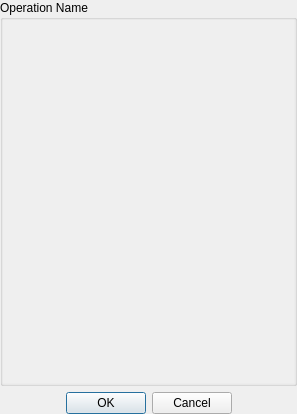
<?xml version="1.0" encoding="UTF-8"?>
<ui version="4.0">
 <class>mafOperationWidget</class>
 <widget class="QWidget" name="mafOperationWidget">
  <property name="geometry">
   <rect>
    <x>0</x>
    <y>0</y>
    <width>297</width>
    <height>414</height>
   </rect>
  </property>
  <property name="sizePolicy">
   <sizepolicy hsizetype="Expanding" vsizetype="Preferred">
    <horstretch>0</horstretch>
    <verstretch>0</verstretch>
   </sizepolicy>
  </property>
  <property name="minimumSize">
   <size>
    <width>250</width>
    <height>50</height>
   </size>
  </property>
  <property name="maximumSize">
   <size>
    <width>16777215</width>
    <height>16777215</height>
   </size>
  </property>
  <property name="windowTitle">
   <string>Form</string>
  </property>
  <layout class="QGridLayout" name="gridLayout_4">
   <property name="margin">
    <number>0</number>
   </property>
   <item row="0" column="0">
    <layout class="QGridLayout" name="gridLayout_2">
     <item row="0" column="0">
      <widget class="QGroupBox" name="boxOperation">
       <property name="sizePolicy">
        <sizepolicy hsizetype="Expanding" vsizetype="Expanding">
         <horstretch>0</horstretch>
         <verstretch>0</verstretch>
        </sizepolicy>
       </property>
       <property name="title">
        <string>Operation Name</string>
       </property>
       <property name="flat">
        <bool>true</bool>
       </property>
       <property name="checkable">
        <bool>false</bool>
       </property>
       <layout class="QGridLayout" name="gridLayout">
        <property name="margin">
         <number>0</number>
        </property>
        <item row="0" column="0">
         <layout class="QGridLayout" name="gridLayout_3">
          <item row="0" column="0">
           <widget class="QScrollArea" name="scrollArea">
            <property name="frameShape">
             <enum>QFrame::NoFrame</enum>
            </property>
            <property name="horizontalScrollBarPolicy">
             <enum>Qt::ScrollBarAlwaysOff</enum>
            </property>
            <property name="widgetResizable">
             <bool>true</bool>
            </property>
            <property name="alignment">
             <set>Qt::AlignLeading|Qt::AlignLeft|Qt::AlignVCenter</set>
            </property>
            <widget class="QWidget" name="scrollAreaWidgetContents">
             <property name="geometry">
              <rect>
               <x>0</x>
               <y>0</y>
               <width>277</width>
               <height>339</height>
              </rect>
             </property>
             <property name="sizePolicy">
              <sizepolicy hsizetype="Expanding" vsizetype="Expanding">
               <horstretch>0</horstretch>
               <verstretch>0</verstretch>
              </sizepolicy>
             </property>
             <property name="autoFillBackground">
              <bool>true</bool>
             </property>
             <layout class="QVBoxLayout" name="verticalLayout">
              <item>
               <layout class="QVBoxLayout" name="verticalLayoutOperation"/>
              </item>
             </layout>
            </widget>
           </widget>
          </item>
         </layout>
        </item>
       </layout>
      </widget>
     </item>
     <item row="1" column="0">
      <widget class="QDialogButtonBox" name="buttonOkCancel">
       <property name="toolTip">
        <string>Press Ok to start the operation, Cancel to close it.</string>
       </property>
       <property name="standardButtons">
        <set>QDialogButtonBox::Cancel|QDialogButtonBox::Ok</set>
       </property>
       <property name="centerButtons">
        <bool>true</bool>
       </property>
      </widget>
     </item>
    </layout>
   </item>
  </layout>
 </widget>
 <resources/>
 <connections>
  <connection>
   <sender>buttonOkCancel</sender>
   <signal>accepted()</signal>
   <receiver>mafOperationWidget</receiver>
   <slot>close()</slot>
   <hints>
    <hint type="sourcelabel">
     <x>85</x>
     <y>295</y>
    </hint>
    <hint type="destinationlabel">
     <x>86</x>
     <y>315</y>
    </hint>
   </hints>
  </connection>
  <connection>
   <sender>buttonOkCancel</sender>
   <signal>rejected()</signal>
   <receiver>mafOperationWidget</receiver>
   <slot>close()</slot>
   <hints>
    <hint type="sourcelabel">
     <x>178</x>
     <y>293</y>
    </hint>
    <hint type="destinationlabel">
     <x>184</x>
     <y>344</y>
    </hint>
   </hints>
  </connection>
  <connection>
   <sender>buttonOkCancel</sender>
   <signal>accepted()</signal>
   <receiver>mafOperationWidget</receiver>
   <slot>execute()</slot>
   <hints>
    <hint type="sourcelabel">
     <x>61</x>
     <y>289</y>
    </hint>
    <hint type="destinationlabel">
     <x>61</x>
     <y>314</y>
    </hint>
   </hints>
  </connection>
  <connection>
   <sender>buttonOkCancel</sender>
   <signal>rejected()</signal>
   <receiver>mafOperationWidget</receiver>
   <slot>cancel()</slot>
   <hints>
    <hint type="sourcelabel">
     <x>198</x>
     <y>300</y>
    </hint>
    <hint type="destinationlabel">
     <x>198</x>
     <y>327</y>
    </hint>
   </hints>
  </connection>
 </connections>
 <slots>
  <signal>operationDismissed()</signal>
  <slot>execute()</slot>
  <slot>cancel()</slot>
 </slots>
</ui>
